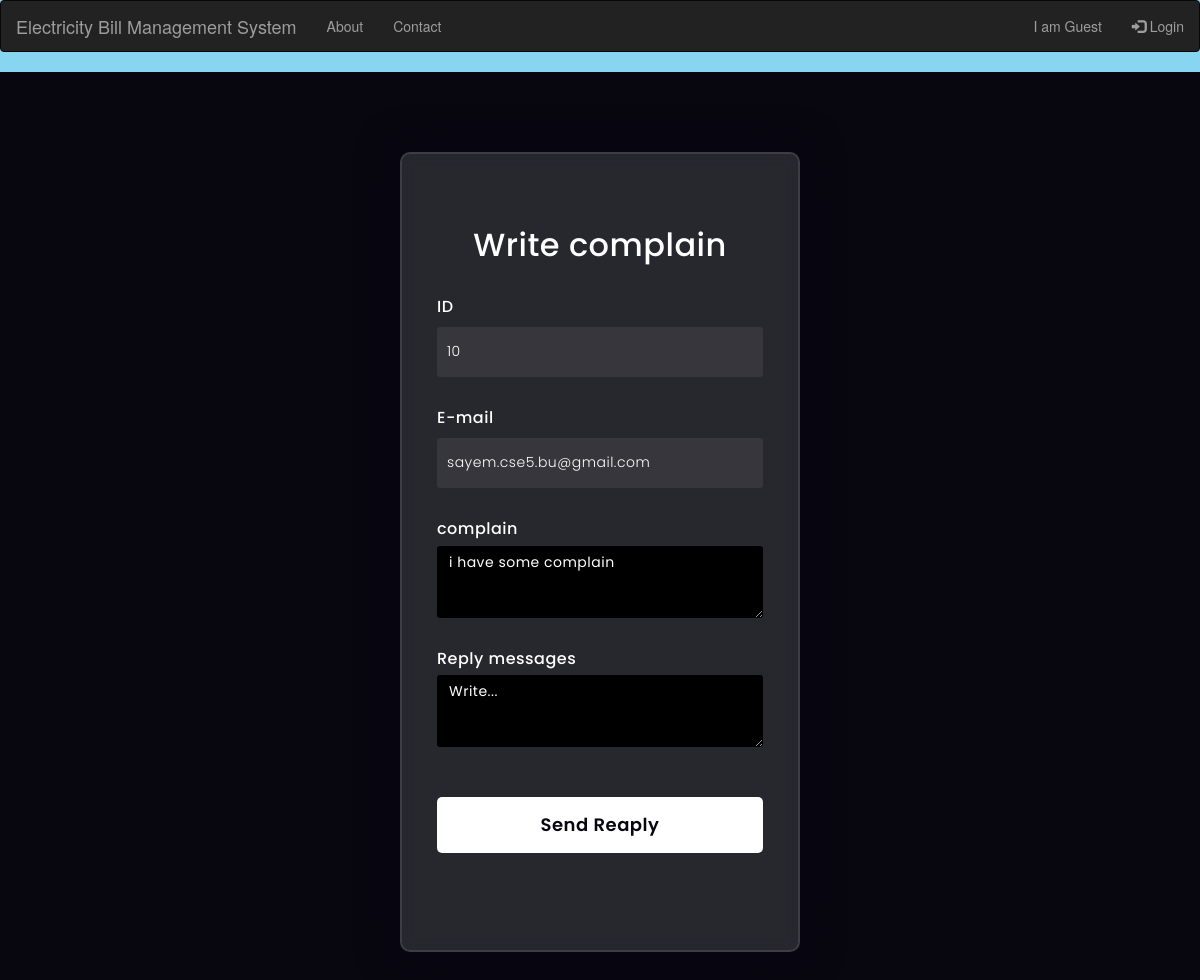
The page /reaply.php?reaplyid=10 on the database its author committed.
### tables this page shows
CREATE TABLE `complain` (
  `id` int(11) NOT NULL,
  `user_id` int(11) NOT NULL,
  `name` varchar(50) NOT NULL,
  `email` varchar(50) NOT NULL,
  `phone` varchar(20) NOT NULL,
  `address` varchar(255) NOT NULL,
  `complain` text NOT NULL,
  `reaply_status` tinyint(1) NOT NULL DEFAULT 1
);

### reaply.php (the view, shortened to what this page needs)
  <?php
 include 'include/header.php';
$db=new Database();
$conn=$db->connect();
if($_GET['reaplyid']){
   $id=$_GET['reaplyid'];
$sql="SELECT * FROM complain WHERE id=:id and reaply_status='1'";
$stmt=$conn->prepare($sql);
$stmt->bindParam(':id',$id);
$stmt->execute();
}else{
    $uid=$_GET['userid'];
}
   ?>
    <div class="logcontainer" style="height: 120vh;">
          <?php
          while($result=$stmt->fetch(PDO::FETCH_ASSOC)){
            ?>
    <form action="?userid=<?php echo $result['user_id']; ?>" method="post" style="height:800px;">
        <h3>Write complain</h3>
        <label for="username">ID</label>
        <input type="email" value="<?php echo $result['id']; ?>" id="username" name='id' readonly>
        <label for="username">E-mail</label>
        <input type="email" value="<?php echo $result['email']; ?>" id="username" name='email' readonly>
        <div class="mb-3">
         <label for="exampleFormControlTextarea1" class="form-label"> complain</label>
         <textarea style="background:black;" class="form-control text-dark bg-inverse" id="exampleFormControlTextarea1" rows="3" name="complain" readonly><?php echo $result['complain']; ?></textarea>
        </div>
        <div class="mb-3">
         <label for="exampleFormControlTextarea1" class="form-label">Reply messages</label>
         <textarea style="background:black;" class="form-control text-dark bg-inverse" id="exampleFormControlTextarea1" rows="3" name="reaply">Write...</textarea>
        </div>
        <button type="submit" name="submit">Send Reaply</button>
                    <?php
          }
         ?>
    </form>
    </div>

### Assets/css/style.css (style rules this page uses)
.form-control { border-color: #eee; min-height: 41px; box-shadow: none !important; }
.form-control, .btn { border-radius: 3px; }
.logcontainer { background:#080710; display: flex; justify-content: center; align-items: center; }
.logcontainer>form { height: 520px; width: 400px; background-color: rgba(255,255,255,0.13); border-radius: 10px; backdrop-filter: blur(10px); border: 2px solid rgba(255,255,255,0.1); box-shadow: 0 0 40px rgba(8,7,16,0.6); padding: 50px 35px; }
.logcontainer>form * { font-family: 'Poppins',sans-serif; color: #ffffff; letter-spacing: 0.5px; outline: none; border: none; }
.logcontainer>form h3 { font-size: 32px; font-weight: 500; line-height: 42px; text-align: center; }
.logcontainer label { display: block; margin-top: 30px; font-size: 16px; font-weight: 500; }
.logcontainer input { display: block; height: 50px; width: 100%; background-color: rgba(255,255,255,0.07); border-radius: 3px; padding: 0 10px; margin-top: 8px; font-size: 14px; font-weight: 300; }
.logcontainer ::placeholder { color: #e5e5e5; }
.logcontainer button { margin-top: 50px; width: 100%; background-color: #ffffff; color: #080710; padding: 15px 0; font-size: 18px; font-weight: 600; border-radius: 5px; cursor: pointer; }

### rows shown on the page
complain: id "10", email "sayem.cse5.bu@gmail.com", complain "i have some complain"
